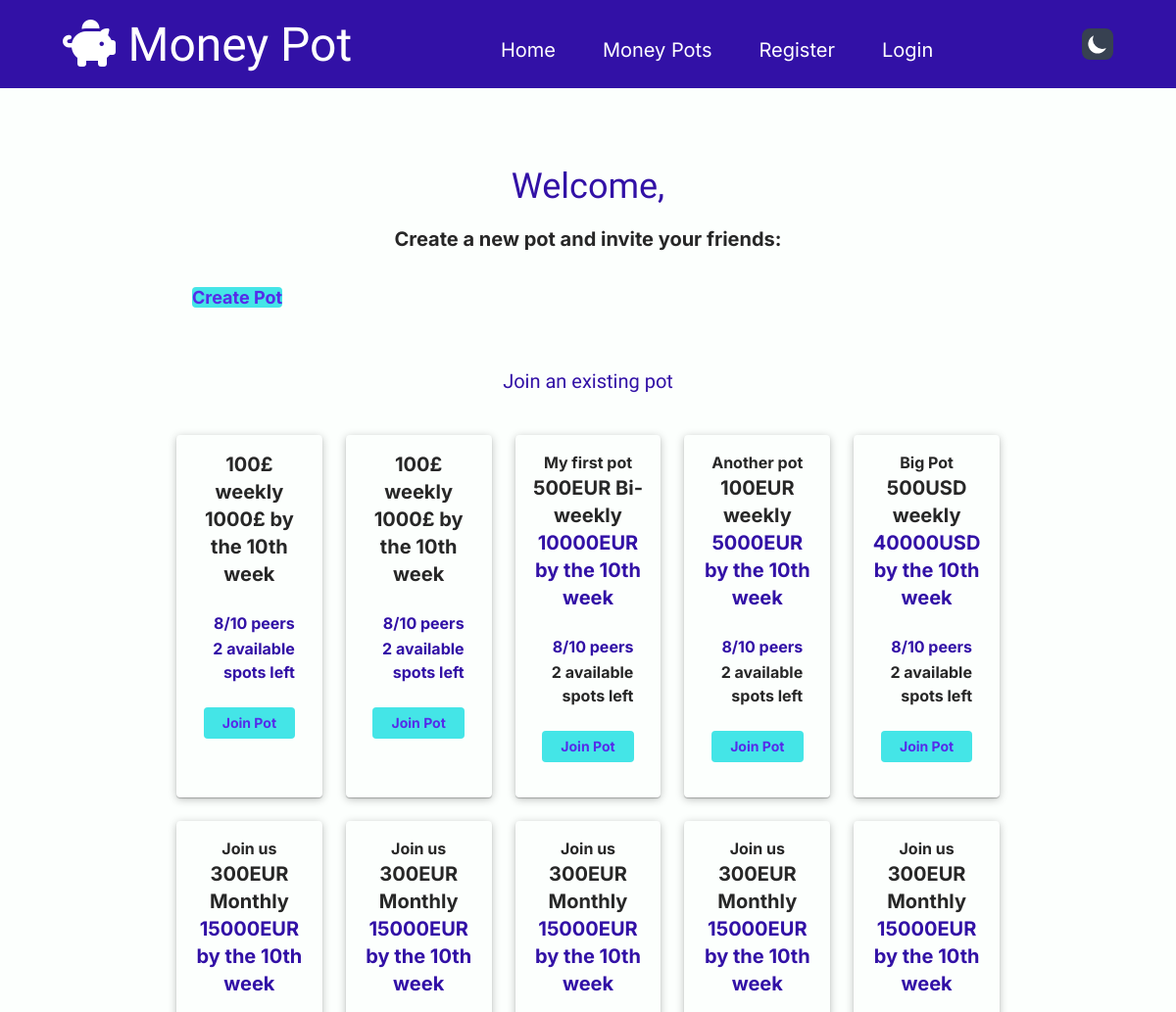
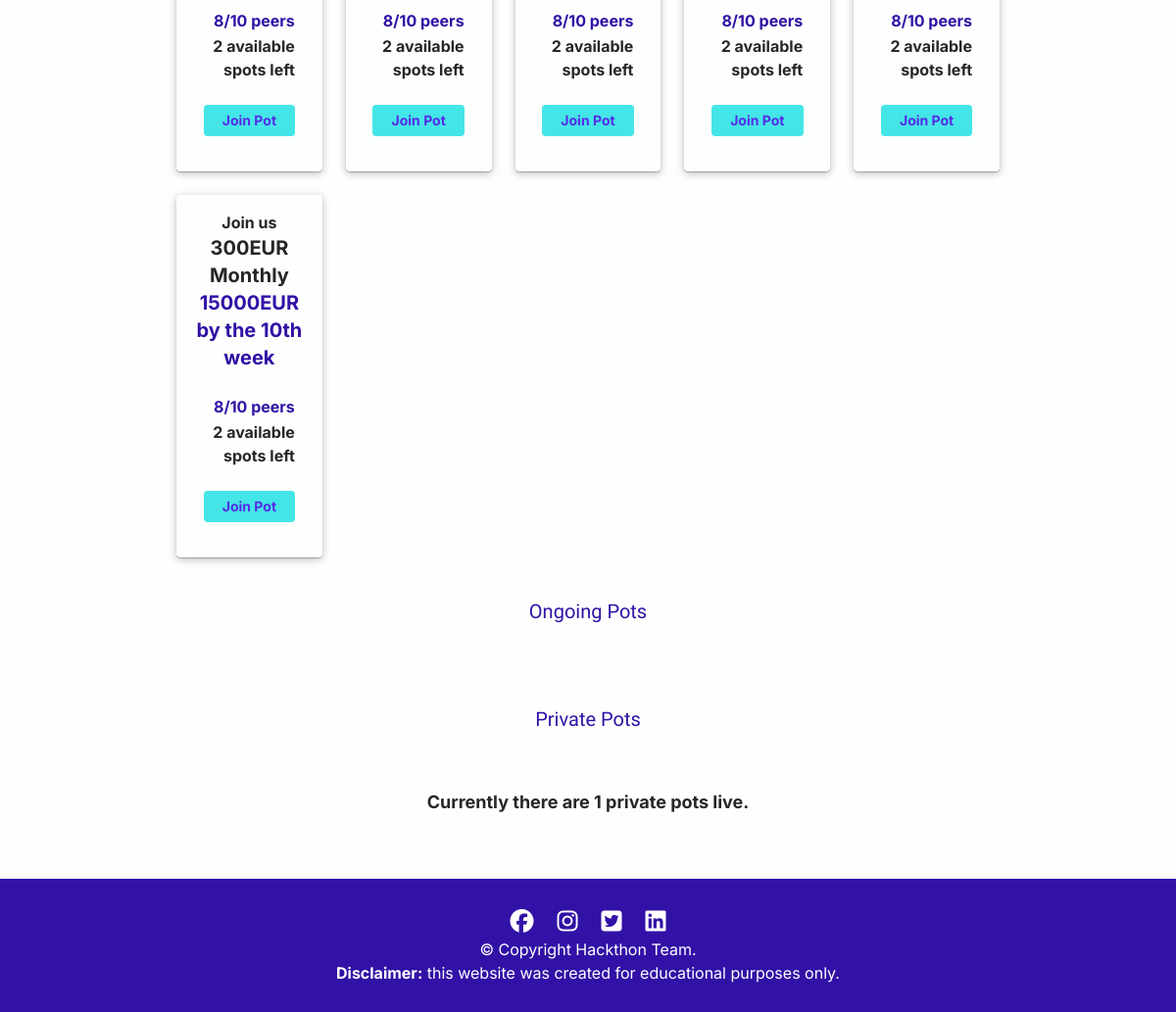
/dashboard/, run on the app's committed database (2 pictures, top to bottom).
### app.py (models this page shows, shortened)
class Pots(db.Model):
    id = db.Column(db.Integer, primary_key=True)
    title = db.Column(db.String(50), nullable=False)
    goal = db.Column(db.Integer, nullable=False)
    currency = db.Column(db.String(50), nullable=False)
    cycle = db.Column(db.String(50), nullable=False)
    amount = db.Column(db.Integer, nullable=False)
    isPrivate = db.Column(db.Boolean, nullable=False)
    creator_id = db.Column(db.Integer, db.ForeignKey('users.id'))
    created_at = db.Column(db.DateTime, default=datetime.utcnow)

### app.py (the view)
@app.route('/dashboard/')
def dashboard():
    logged_user = ""
    if "user" in ssn:
        logged_user = ssn["user"]
    pots = Pots.query
    public_pots = pots.filter_by(isPrivate=False)
    private_pots = pots.filter_by(isPrivate=True)
    return render_template('dashboard.html', user=logged_user, pots=public_pots, private_pots=private_pots)

### templates/dashboard.html
{% extends 'base.html' %}
{% block content %}
    {% if user != None %}
    <h1>Welcome, {{ user }}</h1>
    {% else %}
    <h1>Welcome!</h1>
    {% endif %}
    <header class="mb-[3rem]">
      <p class="mb-8 pt-5 text-xl text-center font-bold">Create a new pot and invite your friends:</p>
      <a href="{{ url_for('create_pot') }}" class="bg-fluorescent-blue dark:bg-rajah rounded px-5 py-4 text-han-purple dark:text-raisen-black text-lg font-bold ml-4 transition-opacity hover:opacity-90">Create Pot</a>
    </header>
    <h3 class="py-2 text-center border-y-[1px] border-baby-powder">Join an existing pot</h3>
    <div id="pots-container" class="grid grid-cols-5 gap-6 py-[2rem]">
      <article class="rounded dark:bg-rhythm shadow-pot-card p-4">
        <div class="flex flex-col justify-center">
          <p class="text-center text-xl font-bold my-2">100&#163; weekly</p>
          <p class="text-center text-xl font-bold mb-6">1000&#163; by the 10th week</p>
          <p class="text-end mb-0.5 font-bold mr-3">8/10 peers</p>
          <p class="text-end mb-6 font-bold mr-3">2 available spots left</p>
          <a href="{{ url_for('create_pot') }}" class="mx-auto mb-5 py-1.5 bg-fluorescent-blue dark:bg-rajah rounded w-[80%] text-han-purple dark:text-raisen-black text-sm font-bold transition-opacity hover:opacity-90 text-center">Join Pot</a>
        </div>
      </article>
      <article class="rounded dark:bg-rhythm shadow-pot-card p-4">
        <div class="flex flex-col justify-center">
          <p class="text-center text-xl font-bold my-2">100&#163; weekly</p>
          <p class="text-center text-xl font-bold mb-6">1000&#163; by the 10th week</p>
          <p class="text-end mb-0.5 font-bold mr-3">8/10 peers</p>
          <p class="text-end mb-6 font-bold mr-3">2 available spots left</p>
          <a href="{{ url_for('create_pot') }}" class="mx-auto mb-5 py-1.5 bg-fluorescent-blue dark:bg-rajah rounded w-[80%] text-han-purple dark:text-raisen-black text-sm font-bold transition-opacity hover:opacity-90 text-center">Join Pot</a>
        </div>
      </article>
      {% for pot in pots %}
      <article class="rounded dark:bg-rhythm shadow-pot-card p-4">
        <div class="flex flex-col justify-center">
          <h5 class="text-[2rem] font-bold text-center mb-4 underline">{{ pot.title }}</h5>
          <p class="text-center text-xl font-bold my-2">{{ pot.amount }}{{ pot.currency }} {{ pot.cycle }}</p>
          <p class="text-center text-xl font-bold mb-6">{{ pot.goal }}{{ pot.currency }} by the 10th week</p>
          <p class="text-end mb-0.5 font-bold mr-3">8/10 peers</p>
          <p class="text-end mb-6 font-bold mr-3">2 available spots left</p>
          <a href="{{ url_for('create_pot') }}" class="mx-auto mb-5 py-1.5 bg-fluorescent-blue dark:bg-rajah rounded w-[80%] text-han-purple dark:text-raisen-black text-sm font-bold transition-opacity hover:opacity-90 text-center">Join Pot</a>
        </div>
      </article>
      {% endfor %}
    </div>
    <h3 class="py-2 text-center border-y-[1px] border-baby-powder">Ongoing Pots</h3>
    <div id="pots-container" class="grid grid-cols-5 gap-6 py-[2rem]">
    </div>
    <h3 class="py-2 mb-[3rem] text-center border-y-[1px] border-baby-powder">Private Pots</h3>
    <p class="text-center mb-[4rem] font-bold text-lg dark:text-rajah">Currently there are {{ private_pots.count() }} private pots live.</p>
{% endblock %}

### templates/base.html (shortened to what this page needs)
<!DOCTYPE html>
<html lang="en">
  <head>
    <link
      rel="stylesheet"
      href="{{ url_for('static', filename='css/styles.css') }}"
      type="text/css"
    />
    <link
      rel="stylesheet"
      href="{{ url_for('static', filename='css/output.css') }}"
    />
  </head>
  <body>
    <main class="min-h-screen flex flex-col justify-between">
      <div aria-label="content-wrapper">
        <header class="items-center lg:flex lg:py-5 lg:px-[4rem] lg:justify-between bg-trypan-blue dark:bg-space-cadet">
          <div class="pt-4 pl-4 lg:pt-0">
            <i class="fa-solid fa-piggy-bank text-4xl mr-2 md:text-5xl text-white"></i>
            <span class="font-archivo-black text-4xl md:text-5xl text-white"><a href="{{ url_for('home') }}">Money Pot</a></span>
          </div>
          <nav class="pt-3 pl-8 lg:pl-0 items-end bg-inherit lg:flex dark:bg-inherit">
            <ul class="hidden lg:flex lg:justify-center lg:space-x-[3rem] text-white md:text-xl" id="myTopNav">
              <li class="p-1 lg:p-0 hover:text-fluorescent-blue dark:hover:text-rajah">
                <a href="{{ url_for('home') }}">Home</a>
              </li>
              <li class="p-1 lg:p-0 hover:text-fluorescent-blue dark:hover:text-rajah">
                <a href="{{ url_for('dashboard') }}">Money Pots</a>
              </li>
              {% if session.user %}
              <li class="p-1 lg:p-0 hover:text-fluorescent-blue dark:hover:text-rajah">
                <a href="{{ url_for('logout') }}">Logout</a>
              </li>
              {% else %}
              <li class="p-1 lg:p-0 hover:text-fluorescent-blue dark:hover:text-rajah">
                <a href="{{ url_for('signup') }}">Register</a>
              </li>
              <li class="p-1 lg:p-0 hover:text-fluorescent-blue dark:hover:text-rajah">
                <a href="{{ url_for('login') }}">Login</a>
              </li>
              {% endif %}
            </ul>
          </nav>
          <button
            id="theme-toggle"
            type="button"
            class="text-white dark:bg-white dark:text-space-cadet bg-gray-700 focus:outline-none dark:focus:ring-space-cadet rounded-lg text-sm p-1"
          >
            <svg
              id="theme-toggle-dark-icon"
              class="w-6 h-6 hidden"
              fill="currentColor"
              viewBox="0 0 20 20"
              xmlns="http://www.w3.org/2000/svg"
            >
              <path
                d="M17.293 13.293A8 8 0 016.707 2.707a8.001 8.001 0 1010.586 10.586z"
              ></path>
            </svg>
          </button>
        </header>
        <section class="mt-[2rem] md:mt-[5rem] flex flex-col md:w-[70%] md:mx-auto md:my-0">
          {% block content %} {% endblock %}
        </section>
      </div>
      <footer class="p-7 bg-trypan-blue dark:bg-space-cadet">
        <div>
          <ul class="flex justify-center pb-3 text-2xl text-white">
            <li class="mr-6 hover:text-fluorescent-blue">
              <a
                href="https://www.facebook.com"
                target="_blank"
                rel="noopener"
                aria-label="Visit our Facebook page (opens in a new tab)"
                ><i class="fa-brands fa-facebook"></i
              ></a>
            </li>
            <li class="mr-6 hover:text-fluorescent-blue">
              <a
                href="https://www.instagram.com"
                target="_blank"
                rel="noopener"
                aria-label="Visit our Instagram page (opens in a new tab)"
                ><i class="fa-brands fa-instagram"></i
              ></a>
            </li>
            <li class="mr-6 hover:text-fluorescent-blue">
              <a
                href="https://www.twitter.com"
                target="_blank"
                rel="noopener"
                aria-label="Visit our Twitter page (opens in a new tab)"
                ><i class="fa-brands fa-square-twitter"></i
              ></a>
            </li>
            <li class="hover:text-fluorescent-blue">
              <a
                href="https://www.linkedin.com"
                target="_blank"
                rel="noopener"
                aria-label="Visit our LinkedIn page (opens in a new tab)"
                ><i class="fa-brands fa-linkedin"></i
              ></a>
            </li>
          </ul>
        </div>
        <div>
          <p class="text-center text-white">© Copyright Hackthon Team.</p>
          <p class="text-center text-white">
            <span class="font-bold">Disclaimer:</span> this website was created
            for educational purposes only.
          </p>
        </div>
      </footer>
    </main>
  </body>
</html>

### data on the page
Pots: title "My first pot", amount "500", currency "EUR", cycle "Bi-weekly", goal "10000"
Pots: title "Another pot", amount "100", currency "EUR", cycle "weekly", goal "5000"
Pots: title "Big Pot", amount "500", currency "USD", cycle "weekly", goal "40000"
Pots: title "Join us", amount "300", currency "EUR", cycle "Monthly", goal "15000"
Pots: title "Join us", amount "300", currency "EUR", cycle "Monthly", goal "15000"
Pots: title "Join us", amount "300", currency "EUR", cycle "Monthly", goal "15000"
Pots: title "Join us", amount "300", currency "EUR", cycle "Monthly", goal "15000"
Pots: title "Join us", amount "300", currency "EUR", cycle "Monthly", goal "15000"
Pots: title "Join us", amount "300", currency "EUR", cycle "Monthly", goal "15000"

### other printed values
{{ private_pots.count() }} "1"
